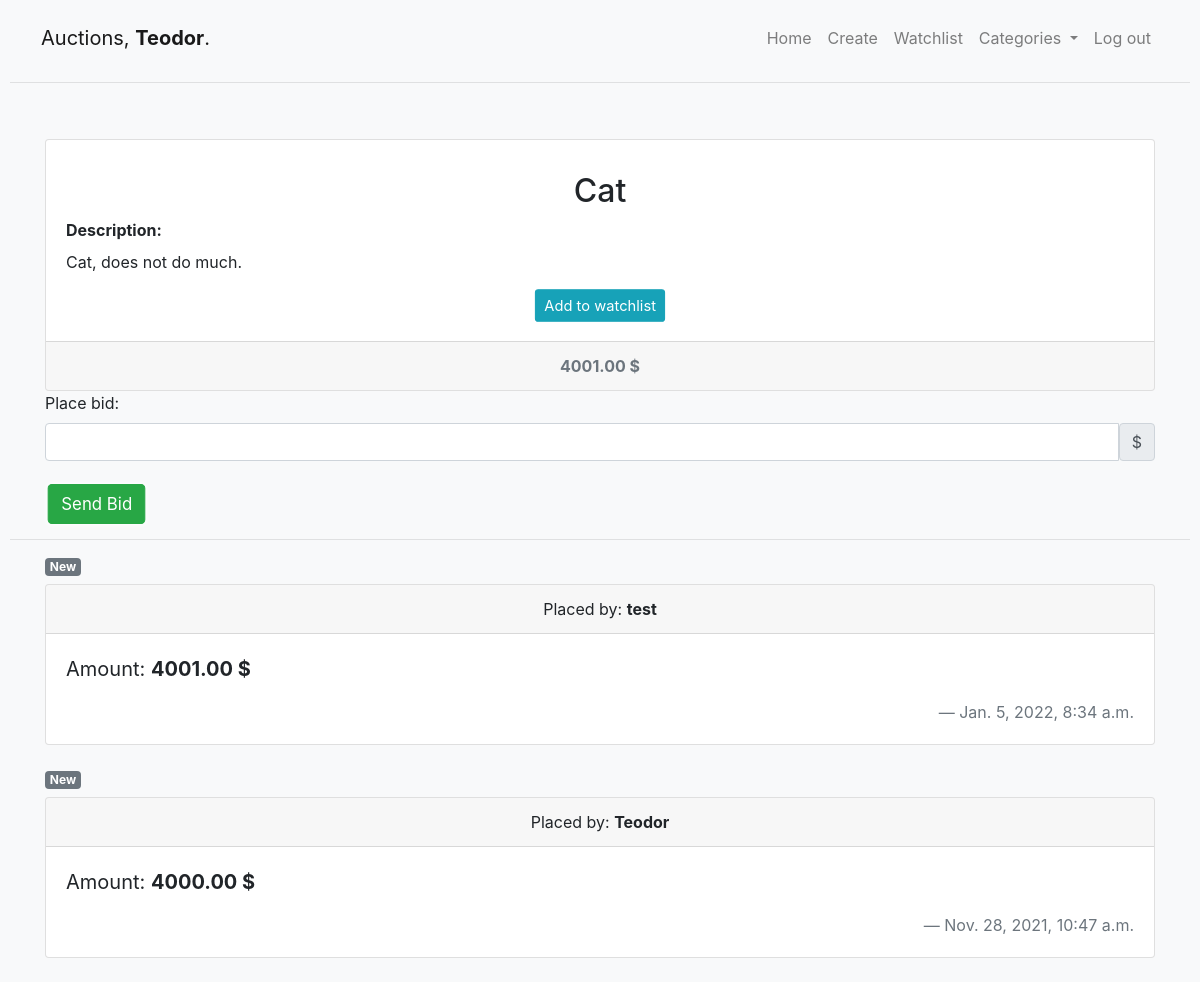
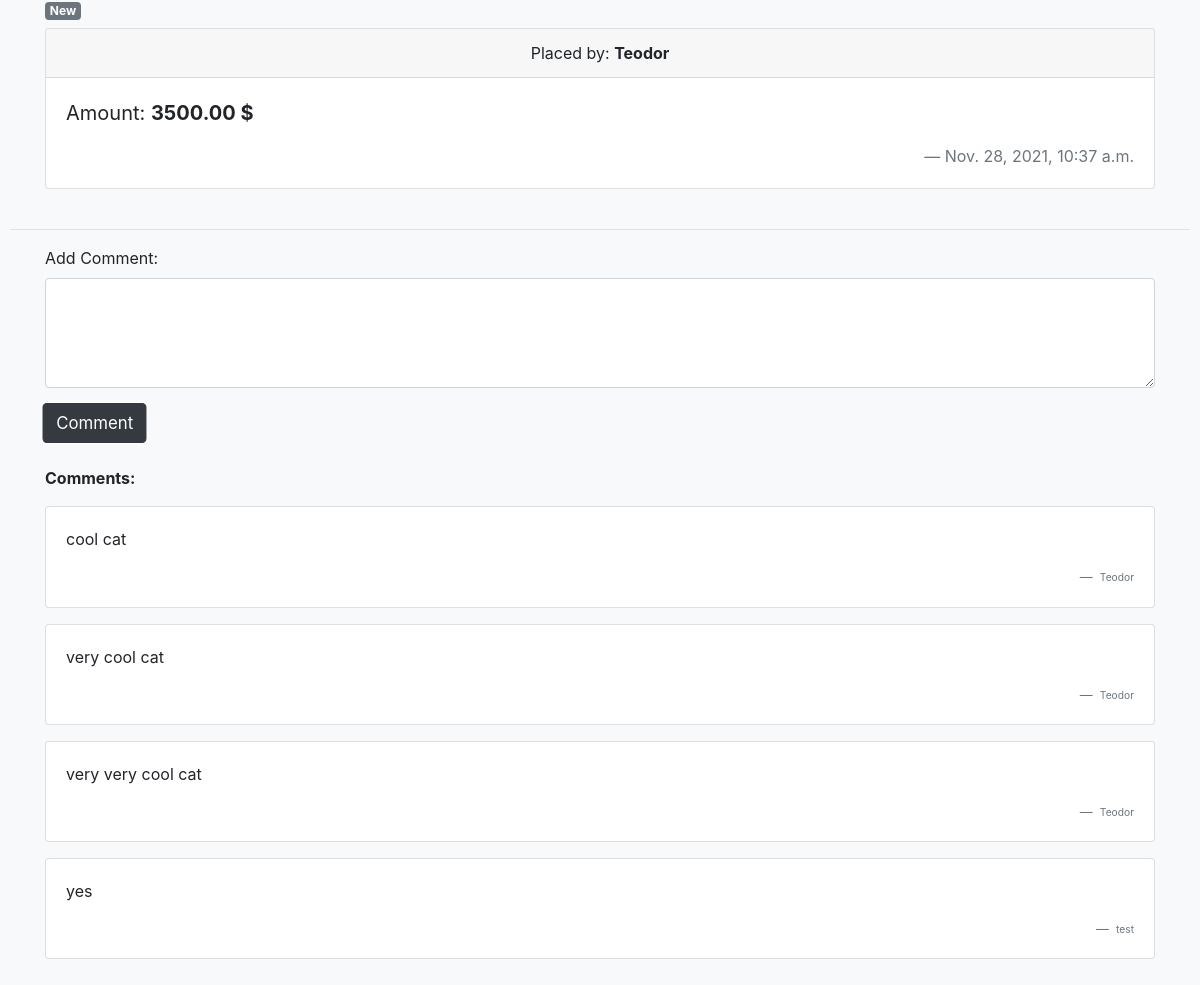
The app's page /3 (signed in) with its own data (2 pictures, top to bottom).
### auctions/models.py (models this page shows)
class User(AbstractUser):
    pass

class Auction(models.Model):
    CATEGORY = (
        ("others", "OTHERS"),
        ("cars", "CARS"),
        ("phones", "Phones")
    )
    user = models.ForeignKey(User, on_delete=models.CASCADE, related_name="ownerOf")
    title = models.CharField(max_length=100)
    description = models.CharField(max_length=2000)
    link = models.URLField(blank=True)
    start_price = models.DecimalField(max_digits=10, decimal_places=2)
    active = models.BooleanField(default=True)
    category = models.CharField(max_length=12, choices=CATEGORY, default='Others')

class Bid(models.Model):
    user = models.ForeignKey(User, on_delete=models.CASCADE)
    item = models.ForeignKey(Auction, on_delete=models.CASCADE)
    time = models.DateTimeField(auto_now_add=True)
    price = models.DecimalField(max_digits=10, decimal_places=2)

class Comment(models.Model):
    auction = models.ForeignKey(Auction, on_delete=models.CASCADE)
    user = models.ForeignKey(User, on_delete=models.CASCADE)
    comment = models.CharField(max_length=500, default=" ")

### auctions/views.py (the view, shortened to what this page needs)
# urls.py: path("<int:item>", views.item, name="item"),
@login_required
def item(request, item):
    if request.method == "GET":
        highest_bid = Bid.objects.filter(item=item).order_by('price').last()
        user = request.user
        winner = highest_bid
        product = Auction.objects.get(id=item)
        bid = Bid.objects.filter(item=item).order_by('-price')[:3]
        comments = Comment.objects.filter(auction=item)
        watchlist = Watchlist.objects.filter(auction=item, user=request.user)
        return render(request, "auctions/item.html", {
            "auction": product,
            "bids": bid,
            "comments": comments,
            "watchlist": watchlist,
            "winner": winner,
            "user": user
        })

### auctions/templates/auctions/item.html (shortened to what this page needs)
{% extends "auctions/layout.html" %} {% block body %}
<div class="container text-center">
	{% if auction.link %}
	<img src="{{auction.link}}" class="img-fluid w-50" alt="" />
	{% else %} {% load static %}
	{% endif %}
</div>
<div class="container">
	<div class="card text-center mt-3">
		<div class="card-body">
			<h5 class="card-title"><h2>{{auction.title}}</h2></h5>
      <div class="text-left">
        <label class="text-left" for=""><strong>Description:</strong></label>
      </div>
      <p class="card-text text-left">{{auction.description}}</p>
			<form action="{% url 'item' auction.id %}" method="POST">
				{% if auction.active == 1 %} {% if watchlist %}
				<button type="submit" class="btn btn-sm btn-danger">
					Remove from watchlist
				</button>
				{% else %}
				<button type="submit" class="btn btn-sm btn-info">
					Add to watchlist
				</button>
				{% endif %} {% endif %}
			</form>
		</div>
		<div class="card-footer text-muted">
			{% if winner %}
          <strong>{{winner.price}} $</strong>
      {% else %}
          <strong>{{auction.start_price}} $</strong>
      {% endif %}
		</div>
	</div>
</div>
{% if auction.active == 1 %}
<div class="container">
	<form action="{% url 'item' auction.id %}" , method="POST">
		<label for="Place bid"> Place bid: </label>
		<div class="input-group">
			<input type="number" name="price" class="form-control input-group" step=".01" /><span class="input-group-text">$</span>
		</div>
		<br />
		<button type="submit" class="btn btn-success">Send Bid</button>
		<br />
	</form>
</div>
<hr />
<div class="container">
	{% for bid in bids %}
	<h6><span class="badge badge-secondary">New</span></h6>
	<div class="card">
		<div class="card-header text-center">Placed by: <strong>{{bid.user}}</strong></div>
		<div class="card-body">
			<blockquote class="blockquote mb-0">
				<p>Amount: <strong>{{bid.price}} $</strong></p>
				<footer class="blockquote-footer text-right">{{bid.time}}</footer>
			</blockquote>
		</div>
	</div>
	<br />
	{% endfor %}
</div>
<hr />
<div class="container bg-light">
	<form action="{% url 'item' auction.id %}" method="POST">
		<div class="form-group">
			<label for="comment" rows="3" class="form-label"> Add Comment:</label>
			<textarea name="comment" class="form-control" rows="4"></textarea>
		</div>
		<button type="submit" class="btn btn-dark">Comment</button>
	</form>
</div>
<br>
<div class="container">
  <p><strong>Comments:</strong> </p>
	{% for comment in comments %}
	<div class="card mb-3">
		<div class="card-body">
			<p class="card-text">{{comment.comment}}</p>
			<p class="card-text blockquote-footer text-right">
				<small class="text-muted">{{comment.user}}</small>
			</p>
		</div>
	</div>
	{% endfor %}
 </div>
  {% endif %}
  {% endblock %}

### auctions/templates/auctions/layout.html (shortened to what this page needs)
{% load static %}
<!DOCTYPE html>
<html lang="en">
	<head>
		<link href="{% static 'auctions/styles.css' %}" rel="stylesheet" />
		<link
			rel="stylesheet"
			href="https://stackpath.bootstrapcdn.com/bootstrap/4.4.1/css/bootstrap.min.css"
		/>
	</head>
	<body class="bg-light">
		<nav class="navbar navbar-expand-lg navbar-light bg-light">
			<div class="container-fluid">
				<a class="navbar-brand title-anim" href="{% url 'index' %}">Auctions{% if user.is_authenticated %},
                    <strong>{{ user.username }}</strong>. {% else %} Not signed in.
                     {% endif %}</a>
				<div class="collapse navbar-collapse" id="navbarNavDropdown">
					<ul class="navbar-nav ml-auto">
						<li class="nav-item">
							<a class="nav-link" href="{% url 'index' %}">Home</a>
						</li>
						{% if user.is_authenticated %}
						<li class="nav-item">
							<a class="nav-link" href="{% url 'create' %}">Create</a>
						</li>
						<li class="nav-item">
							<a class="nav-link" href="{% url 'watchlist' user %}"
								>Watchlist</a
							>
						</li>
						<li class="nav-item dropdown">
							<a
								class="nav-link dropdown-toggle"
								href="#"
								role="button"
								id="dropdownMenuLink"
								data-toggle="dropdown"
								aria-haspopup="true"
								aria-expanded="false"
							>
								Categories
							</a>
						</li>
                        <li class="nav-item">
                            <a class="nav-link" href="{% url 'logout' %}">Log out</a>
                        </li>
						{% endif %}
					</ul>
				</div>
			</div>
		</nav>
        <hr>
		{% block body %} {% endblock %}
	</body>
</html>

### auctions/static/auctions/styles.css (style rules this page uses)
body { padding: 10px; }
.btn { transform: scale(1.05); box-shadow: 0px 0px 5px 1px; transition: ease-in-out; }

### records on screen
User: username "Teodor"
Auction: title "Cat", description "Cat, does not do much."
Bid: price "4001.00", user "test", time "Jan. 5, 2022, 8:34 a.m."
Bid: user "Teodor", price "4000.00", time "Nov. 28, 2021, 10:47 a.m."
Bid: user "Teodor", price "3500.00", time "Nov. 28, 2021, 10:37 a.m."
Comment: comment "cool cat", user "Teodor"
Comment: comment "very cool cat", user "Teodor"
Comment: comment "very very cool cat", user "Teodor"
Comment: comment "yes", user "test"
